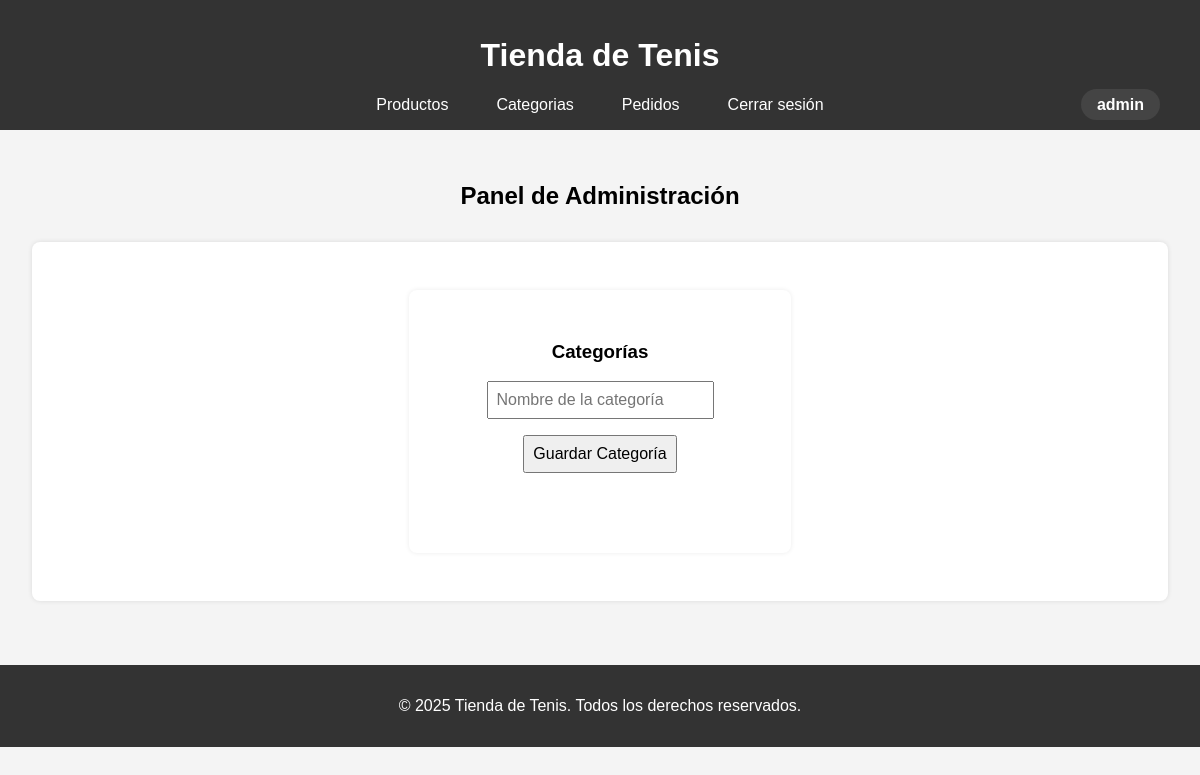
The page /index.php?accion=mostrarAdminCategorias (signed in) on the database as committed earlier.
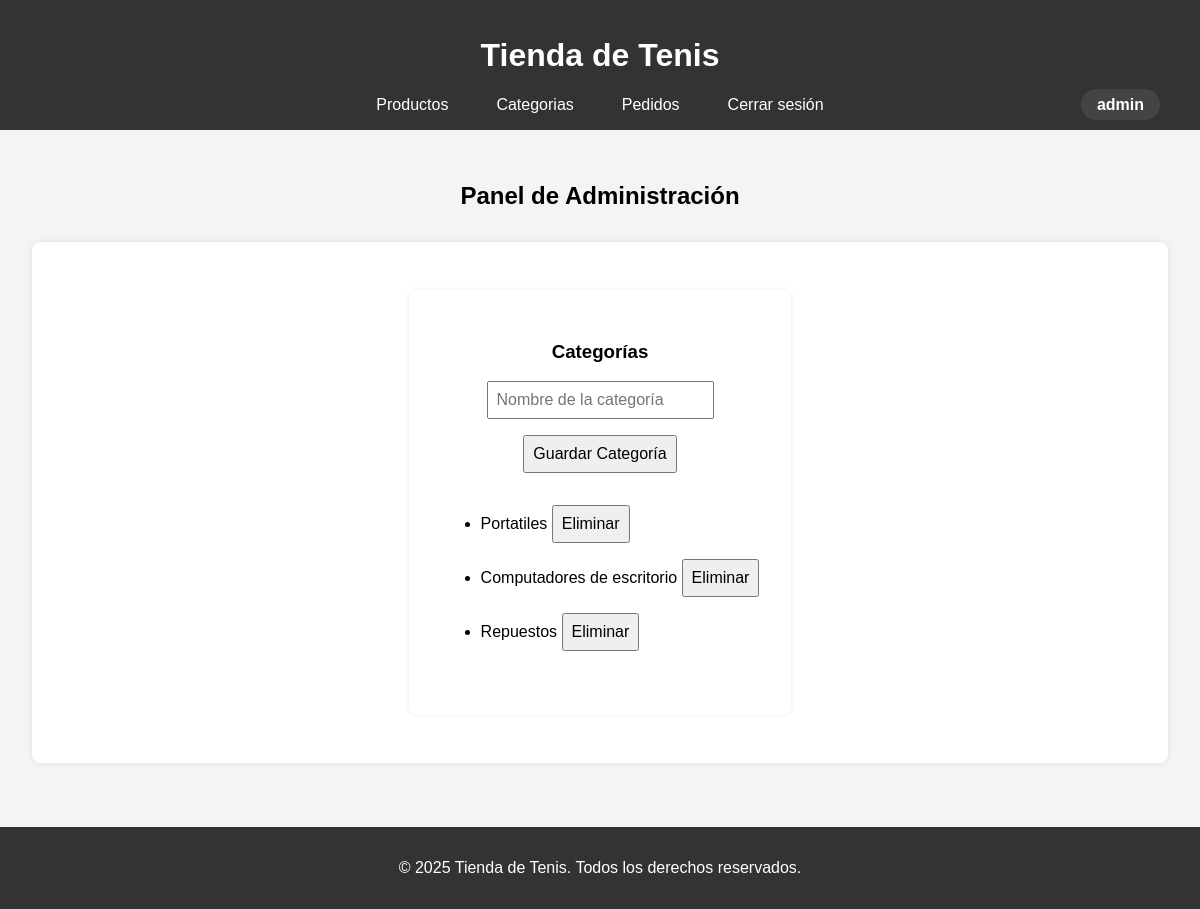
The same page on the database as committed later.
### tables this page shows
CREATE TABLE `categorias` (
  `id` int(11) NOT NULL,
  `nombre` varchar(100) NOT NULL
);

### Controlador/Controlador.php (called while the page is built, shortened)
<?php
class Controlador{
    public function mostrarCategorias() {
        $gestor = new Gestor();
        $categorias = $gestor->consultarCategorias();
        require 'Vista/html/admin/categorias.php';
    }
}
?>

### Modelo/Gestor.php (called while the page is built, shortened)
<?php
class Gestor {
    public function consultarCategorias() {
        $conexion = new Conexion();
        $conexion->abrir();
        $sql = "SELECT * FROM categorias";
        $conexion->consulta($sql);
        $result = $conexion->obtenerResult();
        return $result;
    }
}

### Modelo/Conexion.php (called while the page is built, shortened)
<?php
class Conexion {
    private $mySQLI;
    private $result;
    public function abrir(){
        $this->mySQLI = new mysqli("localhost","root","","tienda_tenis");
        if(mysqli_connect_error()){
            return 0;
        }
        else {
            return 1;
        }
    }
    public function consulta($sql){
        $this->sql = $sql;
        $this->result = $this->mySQLI->query($this->sql);
    }
    public function obtenerResult(){
        return $this->result;
    }
}

### Vista/html/admin/categorias.php (the view, shortened to what this page needs)
<!DOCTYPE html>
<html lang="es">
<head>
  <link rel="stylesheet" href="Vista/css/styles.css">
</head>
<body>
  <header>
    <h1>Tienda de Tenis</h1>
    <nav>
      <a href="index.php?accion=mostrarAdminProductos">Productos</a>
      <a href="index.php?accion=mostrarAdminCategorias">Categorias</a>
      <a href="index.php?accion=mostrarAdminPedidos">Pedidos</a>
      <a href="index.php?accion=cerrarSesion">Cerrar sesión</a>
      <?php if (isset($_SESSION['usuario'])): ?>
        <span class="usuario-nombre"><?php echo ($_SESSION['usuario']->nombre); ?></span>
      <?php endif; ?>
    </nav>
  </header>
  <section id="panel-admin">
    <h2>Panel de Administración</h2>
    <div class="admin-section">
      <form class="form-admin" action="index.php?accion=agregarCategoria" method="post">
        <h3>Categorías</h3>
        <input type="text" name="nombre" placeholder="Nombre de la categoría" required>
        <button type="submit">Guardar Categoría</button>
        <ul>
        <?php if(isset($categorias)){ ?>
          <?php while($cat = $categorias->fetch_object()){ ?>
            <li>
              <?php echo htmlspecialchars($cat->nombre); ?>
              <a href="index.php?accion=eliminarCategoria&id=<?php echo $cat->id; ?>" onclick="return confirm('Esta seguro que quiere eliminar esta categoria?');">
                <button type="button">Eliminar</button>
              </a>
            </li>
          <?php }; ?>
        <?php }; ?>
      </ul>
      </form>
    </div>
  </section>
  <footer>
    <p>&copy; 2025 Tienda de Tenis. Todos los derechos reservados.</p>
  </footer>
</body>
</html>

Rows that differ between the two databases and show on the page:
added categorias: nombre "Portatiles"
added categorias: nombre "Computadores de escritorio"
added categorias: nombre "Repuestos"
